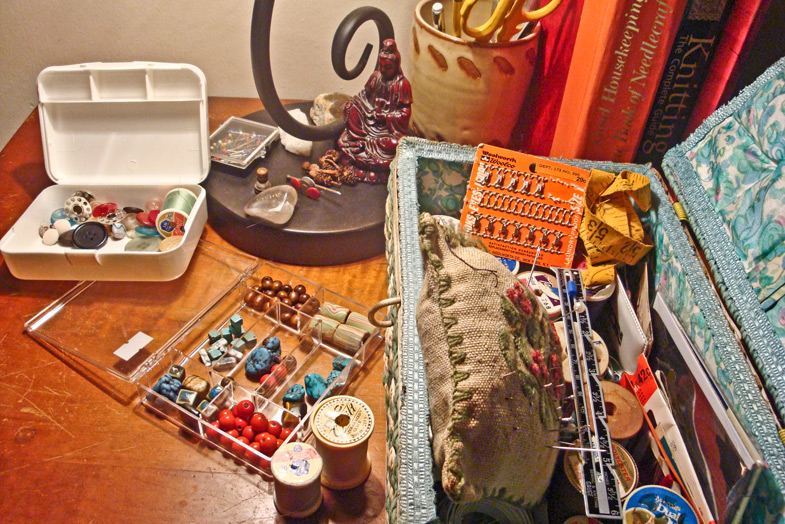
#> input picture class2/20120129a.jpg, 785 x 524 px, found by its file name
$ python findcolor.py
#> lines starting #> are read from the running program, lines starting #| are printed output that depends on the picture; after the words box and inside, x2 and y2 are one past the last pixel; in counts of white or black regions, pixels touching at a corner belong together
### util/sophia.py
# -*- coding: utf-8 -*-
# sophia.py  (Greek for knowledge)
# 13 Sept 2011
# J. M. Kinser

from numpy import arctan, arctan2, array, convolve, cos, fromstring
from numpy import indices, pi, ravel, sin, sqrt, uint8, zeros
from scipy.ndimage import map_coordinates
from scipy.signal import cspline2d
from scipy import fftpack
import Image

## ###########  Image Conversion ############

# convert an array to an image
# [8 lines left out: function a2i, not called in this run]

# convert an array to an image without scaling
def a2if( data ):
    mg = Image.new( 'L', transpose(data).shape)
    mg.putdata( ravel(data))
    return mg

# convert gray-scale image to an array
# [6 lines left out: function i2a, not called in this run]

def i2a( mg ):
    H,V = mg.size
    d = fromstring( mg.tostring(), uint8)
    d = d.reshape( (V,H) )
    return d

## ############### PLOTTING #############
# [73 lines left out: functions PlotSave, PlotRead, Circle, Wedge, not called in this run]

## ### ###  MEtrics ### ###

def Distance( p1, p2 ):
    a = p1-p2
    return sqrt( (a**2).sum() )

# For images with localized regions: use scipy labels and ...
# scipy.ndimage.measurements.standard_deviation
# scipy.ndimage.measurements.variance
# [124 lines left out: functions LocalStdDev, RPolar, IRPolar, Barrel, Swap, Correlate and 1 more, not called in this run]

### homework2/findcolor.py
import os, sys, scipy, numpy, Image, sophia

def main():
  findcolor( findfile( '20120129a.jpg' ) ).show()

def findcolor( image, color=(255,131,22), tolerance=30, mode=1 ):
  """
Given an image (or a file path pointing to an image file) and a size three tuple representing an RGB color returns a new image with all pixels not near the given color masked in black.
mode = 1 returns a black and white mask, mode = 0 returns the mask applied to the original image."""
#> called with image = 'homework2/20120129a.jpg', color = (255, 131, 22), tolerance = 30, mode = 1

  # if image is a string, load the image it points to, otherwise
  # assume that it already is an image
  if isinstance( image, str ):
    image = Image.open( image )
#> image is the input picture: PIL image 785x524 RGB; mean R, G, B 158.8, 112.4, 86.5

  # ensure that the call to split() will work
  image = image.convert( 'RGB' )

  # split the image into RGB channels
  r,g,b = image.split( )
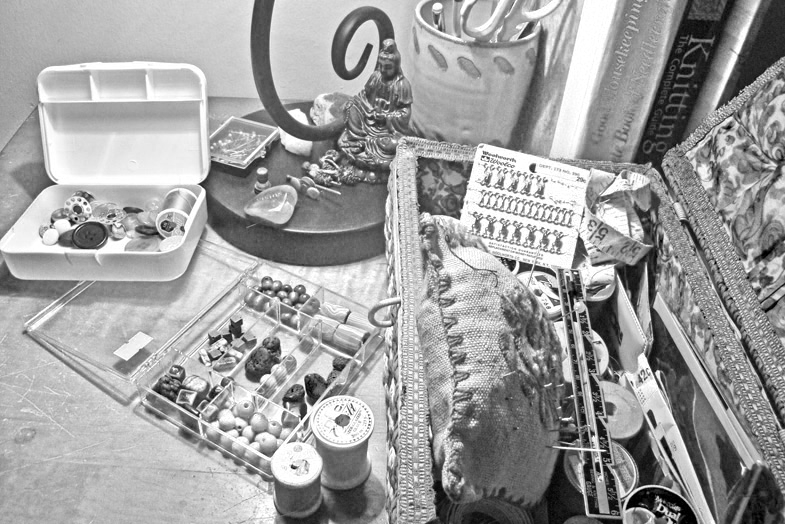
#> r: PIL image 785x524 L; min 0, max 255, mean 158.8
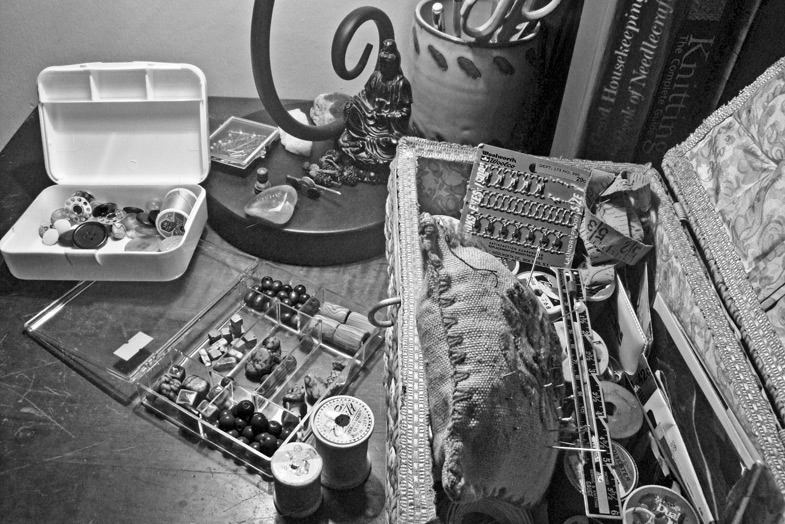
#> g: PIL image 785x524 L; min 0, max 255, mean 112.4
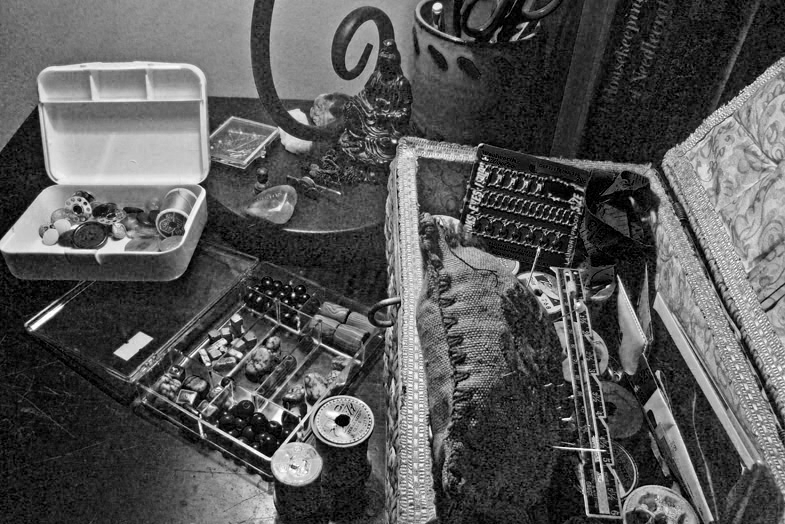
#> b: PIL image 785x524 L; min 0, max 255, mean 86.5

  # convert greyscale images into arrays
  ra = sophia.i2a( r )
  ga = sophia.i2a( g )
  ba = sophia.i2a( b )

  # create masks for all three channels
  rmask = mask( ra, color[0], tolerance )
#> in mask, `array_low  = ( array > float(value - tolerance) )`:
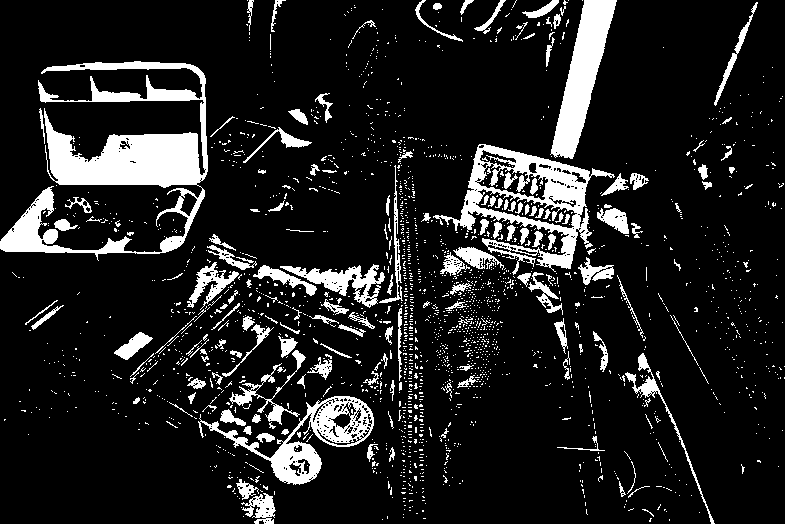
#> array_low: shape (524, 785) bool; 12.9% white; 2095 white regions (1926 under 20 px), largest, box (x1, y1, x2, y2) and area: (0, 61, 208, 261) 13173, (433, 144, 615, 275) 6479, (550, 0, 617, 159) 4482
#> in mask, `array_high = ( array < float(value + tolerance) )`: array_high: shape (524, 785) bool; every value is 1
  gmask = mask( ga, color[1], tolerance )
#> call 2 of mask, with value = 131, tolerance = 30
#> in mask (call 2), `array_low  = ( array > float(value - tolerance) )`: array_low: shape (524, 785) bool; 53.3% white; 1137 black regions (995 under 20 px), largest, box (x1, y1, x2, y2) and area: (0, 0, 785, 524) 109324, (425, 269, 623, 524) 22922, (571, 177, 785, 524) 21611
#> in mask (call 2), `array_high = ( array < float(value + tolerance) )`: array_high: shape (524, 785) bool; 74.5% white; 1687 black regions (1483 under 20 px), largest, box (x1, y1, x2, y2) and area: (0, 61, 210, 263) 20733, (662, 65, 785, 364) 12135, (270, 0, 472, 126) 10693
#> in mask (call 2), `return array_low * array_high`:
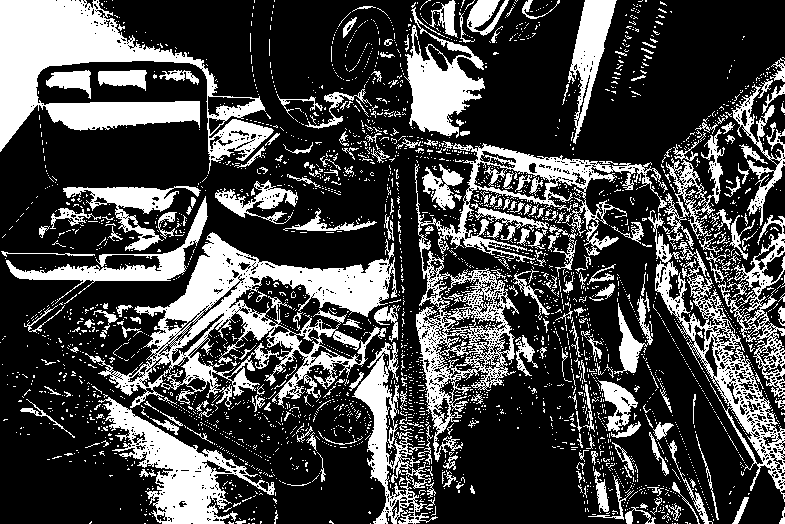
#> returned value: shape (524, 785) bool; 27.8% white; 3116 white regions (2871 under 20 px), largest, box (x1, y1, x2, y2) and area: (85, 232, 397, 408) 16558, (0, 0, 274, 174) 16530, (415, 141, 668, 462) 12451
  bmask = mask( ba, color[2], tolerance )
#> call 3 of mask, with value = 22, tolerance = 30
#> in mask (call 3), `array_high = ( array < float(value + tolerance) )`:
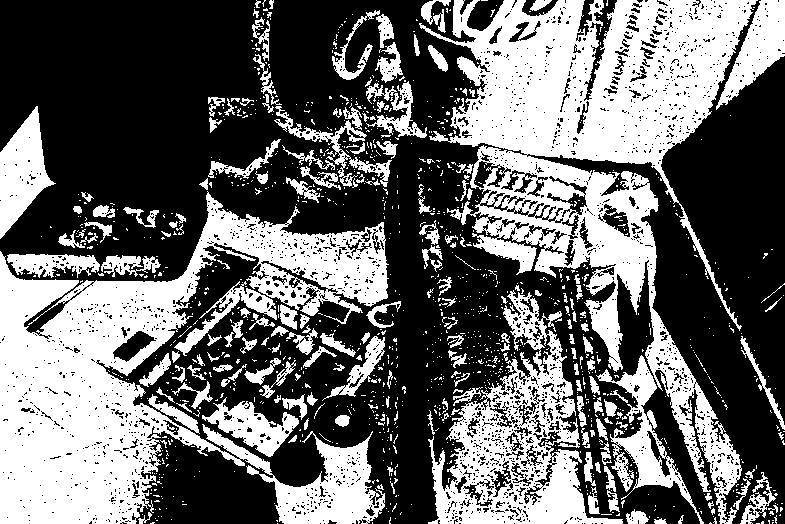
#> array_high: shape (524, 785) bool; 41.3% white; 1316 white regions (1124 under 20 px), largest, box (x1, y1, x2, y2) and area: (419, 0, 758, 524) 58176, (0, 191, 389, 524) 53633, (428, 290, 623, 524) 16133

  # create an overall mask of pixels which meet each channel mask
  overall_mask = rmask * gmask * bmask
#> overall_mask: shape (524, 785) bool; 1.8% white; 396 white regions (353 under 20 px), largest, box (x1, y1, x2, y2) and area: (470, 146, 589, 210) 1773, (302, 265, 385, 307) 1236, (570, 0, 604, 107) 1181

  # apply the mask to the r,g,b channels of the image
  ra_masked = ra * overall_mask
  ga_masked = ga * overall_mask
  ba_masked = ba * overall_mask
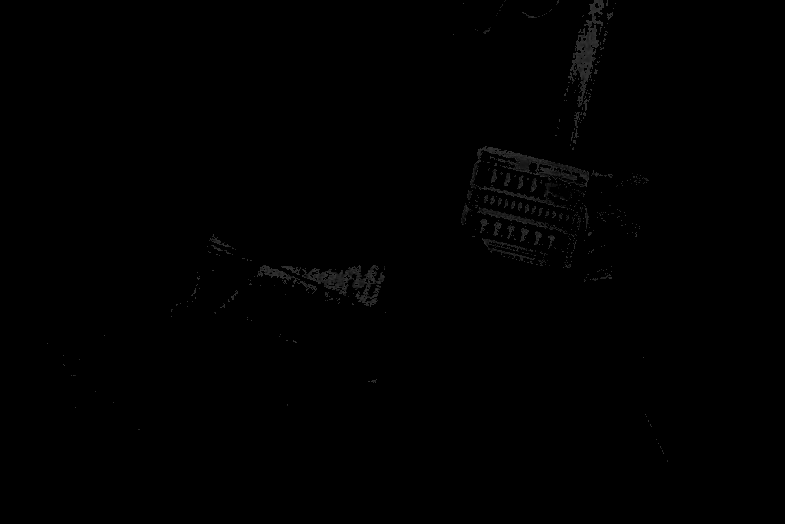
#> ba_masked: shape (524, 785); min 0, max 51, mean 0.7

  # create images from the three masked channels
  ri_masked = sophia.a2if( ra_masked )
  gi_masked = sophia.a2if( ga_masked )
  bi_masked = sophia.a2if( ba_masked )

  # combine the masked channels into a single RGB image
  if mode:
    final_image = sophia.a2if( overall_mask * 255 )
  else:
    # create images from the three masked channels
    ri_masked = sophia.a2if( ra_masked )
    gi_masked = sophia.a2if( ga_masked )
    bi_masked = sophia.a2if( ba_masked )
    final_image = Image.merge( 'RGB', ( ri_masked, gi_masked, bi_masked ) )

  return final_image

# return a mask array containing True for values of array within tolerance
# of the given value and false otherwise
def mask( array, value, tolerance ):
  array_low  = ( array > float(value - tolerance) )
  array_high = ( array < float(value + tolerance) )
  return array_low * array_high

# inspired by: http://dotnot.org/blog/archives/2004/03/06/find-a-file-in-pythons-path/
# I wanted a way to automatically find the named image file in the same way python finds imported modules (similar to seaching for resources on the Java classpath)
def findfile( name ):
  for directory in sys.path:
    potential = os.path.join( directory, name )
    if os.path.isfile( potential ):
      return potential

if __name__ == "__main__":
#> (the run stopped early here; a loop or call above may not have finished)
